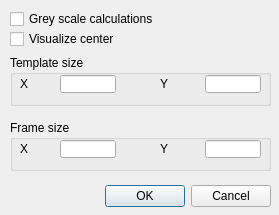
<?xml version="1.0" encoding="UTF-8"?>
<ui version="4.0">
 <class>CQDlgSimpleFilter_correlation</class>
 <widget class="QDialog" name="CQDlgSimpleFilter_correlation">
  <property name="geometry">
   <rect>
    <x>0</x>
    <y>0</y>
    <width>279</width>
    <height>215</height>
   </rect>
  </property>
  <property name="windowTitle">
   <string>Correlation</string>
  </property>
  <property name="locale">
   <locale language="English" country="UnitedStates"/>
  </property>
  <widget class="QDialogButtonBox" name="qqOkCancel">
   <property name="geometry">
    <rect>
     <x>10</x>
     <y>180</y>
     <width>261</width>
     <height>32</height>
    </rect>
   </property>
   <property name="standardButtons">
    <set>QDialogButtonBox::Cancel|QDialogButtonBox::Ok</set>
   </property>
  </widget>
  <widget class="QCheckBox" name="qqGreyScale">
   <property name="geometry">
    <rect>
     <x>10</x>
     <y>10</y>
     <width>191</width>
     <height>18</height>
    </rect>
   </property>
   <property name="focusPolicy">
    <enum>Qt::StrongFocus</enum>
   </property>
   <property name="text">
    <string>Grey scale calculations</string>
   </property>
  </widget>
  <widget class="QCheckBox" name="qqVisualizeCenter">
   <property name="geometry">
    <rect>
     <x>10</x>
     <y>30</y>
     <width>191</width>
     <height>18</height>
    </rect>
   </property>
   <property name="focusPolicy">
    <enum>Qt::StrongFocus</enum>
   </property>
   <property name="text">
    <string>Visualize center</string>
   </property>
  </widget>
  <widget class="QGroupBox" name="groupBox">
   <property name="geometry">
    <rect>
     <x>10</x>
     <y>55</y>
     <width>261</width>
     <height>51</height>
    </rect>
   </property>
   <property name="title">
    <string>Template size</string>
   </property>
   <property name="flat">
    <bool>false</bool>
   </property>
   <widget class="QLabel" name="label">
    <property name="geometry">
     <rect>
      <x>10</x>
      <y>20</y>
      <width>41</width>
      <height>18</height>
     </rect>
    </property>
    <property name="text">
     <string>X</string>
    </property>
   </widget>
   <widget class="QLineEdit" name="qqTemplateX">
    <property name="geometry">
     <rect>
      <x>50</x>
      <y>20</y>
      <width>56</width>
      <height>18</height>
     </rect>
    </property>
   </widget>
   <widget class="QLabel" name="label_2">
    <property name="geometry">
     <rect>
      <x>150</x>
      <y>20</y>
      <width>41</width>
      <height>18</height>
     </rect>
    </property>
    <property name="text">
     <string>Y</string>
    </property>
   </widget>
   <widget class="QLineEdit" name="qqTemplateY">
    <property name="geometry">
     <rect>
      <x>195</x>
      <y>20</y>
      <width>56</width>
      <height>18</height>
     </rect>
    </property>
   </widget>
  </widget>
  <widget class="QGroupBox" name="groupBox_2">
   <property name="geometry">
    <rect>
     <x>10</x>
     <y>120</y>
     <width>261</width>
     <height>51</height>
    </rect>
   </property>
   <property name="title">
    <string>Frame size</string>
   </property>
   <property name="flat">
    <bool>false</bool>
   </property>
   <widget class="QLabel" name="label_3">
    <property name="geometry">
     <rect>
      <x>10</x>
      <y>20</y>
      <width>41</width>
      <height>18</height>
     </rect>
    </property>
    <property name="text">
     <string>X</string>
    </property>
   </widget>
   <widget class="QLineEdit" name="qqFrameX">
    <property name="geometry">
     <rect>
      <x>50</x>
      <y>20</y>
      <width>56</width>
      <height>18</height>
     </rect>
    </property>
   </widget>
   <widget class="QLabel" name="label_4">
    <property name="geometry">
     <rect>
      <x>150</x>
      <y>20</y>
      <width>41</width>
      <height>18</height>
     </rect>
    </property>
    <property name="text">
     <string>Y</string>
    </property>
   </widget>
   <widget class="QLineEdit" name="qqFrameY">
    <property name="geometry">
     <rect>
      <x>195</x>
      <y>20</y>
      <width>56</width>
      <height>18</height>
     </rect>
    </property>
   </widget>
  </widget>
 </widget>
 <tabstops>
  <tabstop>qqGreyScale</tabstop>
  <tabstop>qqVisualizeCenter</tabstop>
  <tabstop>qqTemplateX</tabstop>
  <tabstop>qqTemplateY</tabstop>
  <tabstop>qqFrameX</tabstop>
  <tabstop>qqFrameY</tabstop>
  <tabstop>qqOkCancel</tabstop>
 </tabstops>
 <resources/>
 <connections/>
</ui>
